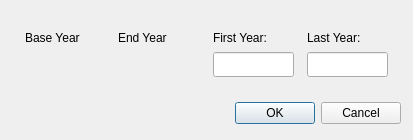
<?xml version="1.0" encoding="UTF-8"?>
<ui version="4.0">
 <class>dlgInputRestartYears</class>
 <widget class="QDialog" name="dlgInputRestartYears">
  <property name="geometry">
   <rect>
    <x>0</x>
    <y>0</y>
    <width>413</width>
    <height>140</height>
   </rect>
  </property>
  <property name="windowTitle">
   <string>The First and Last Year of Restart Run</string>
  </property>
  <widget class="QDialogButtonBox" name="buttonBox">
   <property name="geometry">
    <rect>
     <x>60</x>
     <y>97</y>
     <width>341</width>
     <height>32</height>
    </rect>
   </property>
   <property name="orientation">
    <enum>Qt::Horizontal</enum>
   </property>
   <property name="standardButtons">
    <set>QDialogButtonBox::Cancel|QDialogButtonBox::Ok</set>
   </property>
  </widget>
  <widget class="QLineEdit" name="leFirstYear">
   <property name="geometry">
    <rect>
     <x>213</x>
     <y>52</y>
     <width>81</width>
     <height>25</height>
    </rect>
   </property>
   <property name="toolTip">
    <string>The first year of restart run</string>
   </property>
  </widget>
  <widget class="QLineEdit" name="leLastYear">
   <property name="geometry">
    <rect>
     <x>307</x>
     <y>52</y>
     <width>81</width>
     <height>25</height>
    </rect>
   </property>
   <property name="toolTip">
    <string>The last year of restart run</string>
   </property>
  </widget>
  <widget class="QLabel" name="label_2">
   <property name="geometry">
    <rect>
     <x>213</x>
     <y>29</y>
     <width>63</width>
     <height>17</height>
    </rect>
   </property>
   <property name="text">
    <string>First Year:</string>
   </property>
  </widget>
  <widget class="QLabel" name="label_3">
   <property name="geometry">
    <rect>
     <x>307</x>
     <y>29</y>
     <width>62</width>
     <height>17</height>
    </rect>
   </property>
   <property name="text">
    <string>Last Year:</string>
   </property>
  </widget>
  <widget class="QLabel" name="lblEndYear">
   <property name="geometry">
    <rect>
     <x>118</x>
     <y>53</y>
     <width>81</width>
     <height>25</height>
    </rect>
   </property>
   <property name="text">
    <string/>
   </property>
  </widget>
  <widget class="QLabel" name="label">
   <property name="geometry">
    <rect>
     <x>118</x>
     <y>29</y>
     <width>57</width>
     <height>17</height>
    </rect>
   </property>
   <property name="text">
    <string>End Year</string>
   </property>
  </widget>
  <widget class="QLabel" name="label_4">
   <property name="geometry">
    <rect>
     <x>25</x>
     <y>29</y>
     <width>65</width>
     <height>17</height>
    </rect>
   </property>
   <property name="text">
    <string>Base Year</string>
   </property>
  </widget>
  <widget class="QLabel" name="lblBaseYear">
   <property name="geometry">
    <rect>
     <x>25</x>
     <y>53</y>
     <width>81</width>
     <height>25</height>
    </rect>
   </property>
   <property name="text">
    <string/>
   </property>
  </widget>
 </widget>
 <resources/>
 <connections>
  <connection>
   <sender>buttonBox</sender>
   <signal>accepted()</signal>
   <receiver>dlgInputRestartYears</receiver>
   <slot>accept()</slot>
   <hints>
    <hint type="sourcelabel">
     <x>248</x>
     <y>254</y>
    </hint>
    <hint type="destinationlabel">
     <x>157</x>
     <y>274</y>
    </hint>
   </hints>
  </connection>
  <connection>
   <sender>buttonBox</sender>
   <signal>rejected()</signal>
   <receiver>dlgInputRestartYears</receiver>
   <slot>reject()</slot>
   <hints>
    <hint type="sourcelabel">
     <x>316</x>
     <y>260</y>
    </hint>
    <hint type="destinationlabel">
     <x>286</x>
     <y>274</y>
    </hint>
   </hints>
  </connection>
 </connections>
</ui>
